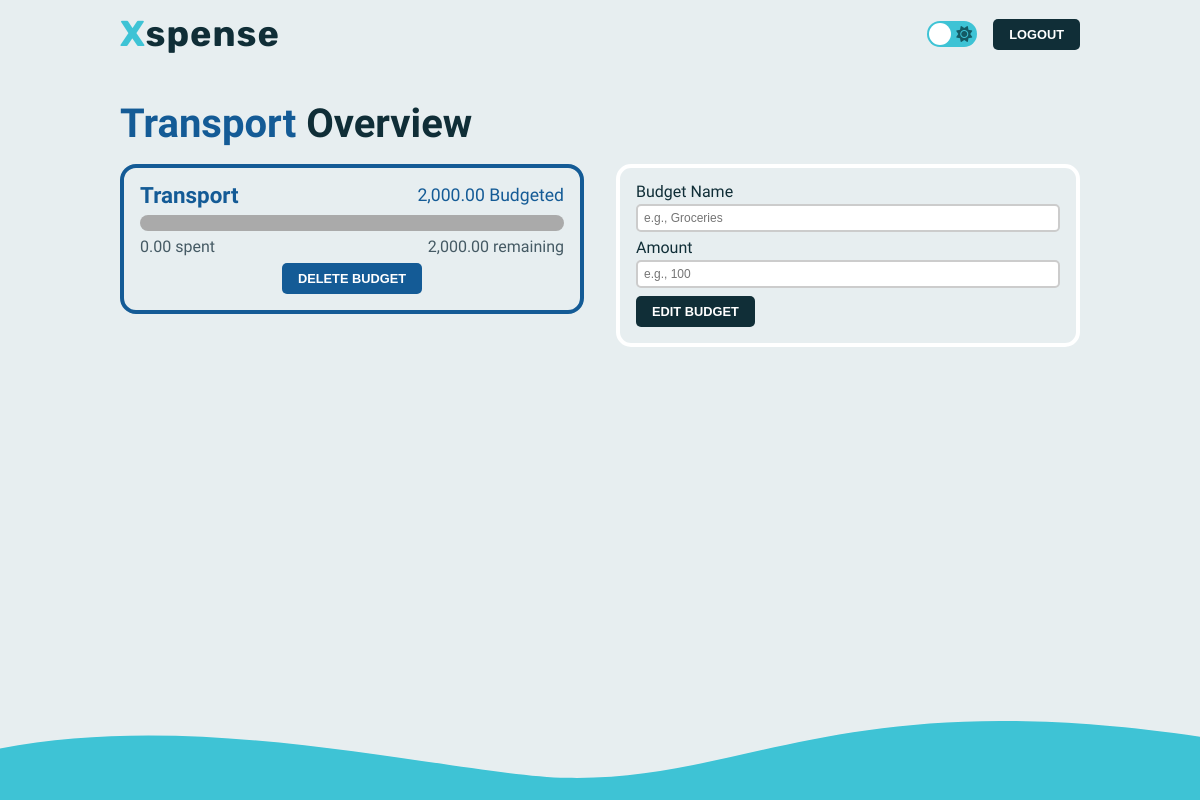
The page /budgets/Transport (signed in) on the database as committed earlier.
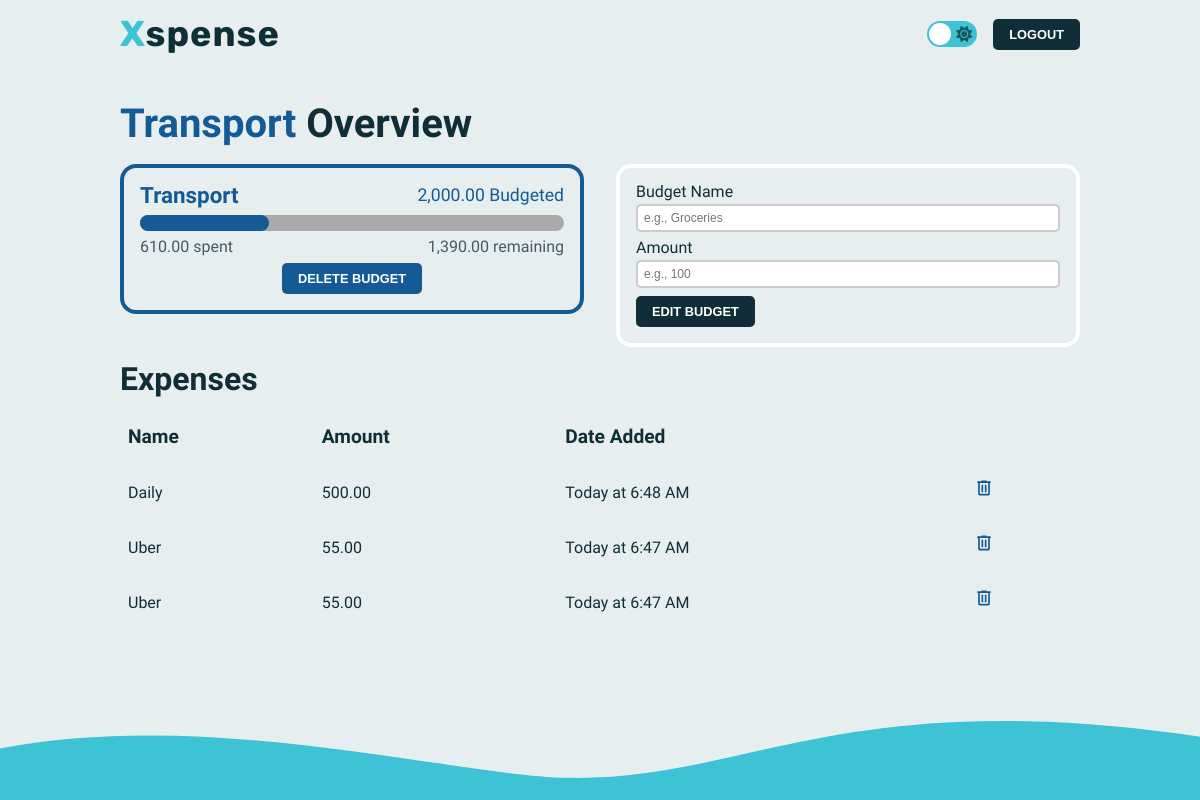
The same page on the database as committed later.
### models.py (models this page shows, shortened)
class Budget(db.Model, UserMixin):
    __tablename__ = "budget"
    id = db.Column(db.Integer, primary_key=True)
    name = db.Column(db.String(25), nullable=False)
    amount = db.Column(db.Float, nullable=False)
    spent = db.Column(db.Float, nullable=False, default=0)
    color = db.Column(db.String(9), nullable=False)
    date_added = db.Column(db.DateTime, default=datetime.utcnow)
    user_id = db.Column(db.Integer, db.ForeignKey("user.id"))
    expenses = db.relationship("Expense", backref="budget")

class Expense(db.Model, UserMixin):
    __tablename__ = "expense"
    id = db.Column(db.Integer, primary_key=True)
    name = db.Column(db.String(25), nullable=False)
    amount = db.Column(db.Float, nullable=False)
    date_added = db.Column(db.DateTime, default=datetime.utcnow)
    budget_id = db.Column(db.Integer, db.ForeignKey("budget.id"))
    user_id = db.Column(db.Integer, db.ForeignKey("user.id"))

### app.py (the view)
@app.route("/budgets/<name>")
@login_required
def budget_details(name):
    budget_form = BudgetForm()
    budget = Budget.query.filter_by(user_id=current_user.id).filter_by(name=name).first_or_404()
    return render_template(
        "details.html",
        budget=budget,
        budget_form=budget_form,
        curr_f=currency_formatter,
    )

### forms.py (shortened to what this page needs)
class BudgetForm(FlaskForm):
    name = StringField(
        "Budget Name",
        validators=[InputRequired(), length(min=3, max=13)],
        render_kw={"placeholder": "e.g., Groceries"},
    )
    amount = FloatField(
        "Amount",
        validators=[InputRequired()],
        render_kw={"placeholder": "e.g., 100"},
    )
    submit = SubmitField("Create Budget")

### app.py (called while the page is built)
@login_manager.user_loader
def load_user(user_id):
    return User.query.get(int(user_id))

### helpers.py (called while the page is built)
def currency_formatter(number):
    return "{:,.2f}".format(number)

### templates/details.html (shortened to what this page needs)
{% extends 'layout.html' %}
{% block header %}
<a href="/logout" ><button class="btn btn-small">logout</button></a>
{% endblock %}
{% block body %}
<div class="container dashboard">
  <h1 class="title"><span class="{{ budget.color }}">{{ budget.name }}</span> Overview</h1>
  <div class="create">
    <div class="budget-card {{ budget.color }}">
      <div class="row">
        <h3 class="sub-subtitle row-title {{ budget.color }}">{{ budget.name }}</h3>
        <p class="amount {{ budget.color }}">{{ curr_f(budget.amount) }} Budgeted</p>
      </div>
      <div class="row {{ budget.color }}">
        <progress max="{{ budget.amount }}" value="{{ budget.spent }}"></progress>
      </div>
      <div class="row progress-text">
        <small>{{ curr_f(budget.spent) }} spent</small>
        {% if budget.amount - budget.spent < 0 %}
        <small class="warn">{{  curr_f(budget.spent - budget.amount) }} overbudget</small>
        {% else %}
        <small>{{ curr_f(budget.amount - budget.spent) }} remaining</small>
        {% endif %}
      </div>
      <div class="row">
        <a href="/delete-budget/{{ budget.name }}"><button class="btn btn-small {{ budget.color }}">Delete Budget</button></a>
      </div>
    </div>
    <div class="card budget">
      <form action="/edit-budget" method="post" novalidate>
        <div class="form-control">
          {{ budget_form.name.label}}
          {{ budget_form.name(class="input")}}
        </div>
        <div class="form-control">
          {{ budget_form.amount.label}}
          {{ budget_form.amount(class="input")}}
        </div>
        <button class="btn btn-small">edit budget</button>
      </form>
    </div>
  </div>
  {% if budget.expenses %}
  <h2 class="subtitle">Expenses</h2>
  <table>
    <table>
      <tr>
        <th>Name</th>
        <th>Amount</th>
        <th>Date Added</th>
        <th></th>
      </tr>
        {% for expense in budget.expenses|reverse %}
          <tr>
            <td>{{ expense.name }}</td>
            <td>{{ curr_f(expense.amount) }}</td>
            <td>{{ moment(expense.date_added).calendar() }}</td>
            <td>
              <form action="/{{ budget.name }}/delete-expense" method="post">
                <button class="delete-expense" type="submit">
                  <svg
                    xmlns="http://www.w3.org/2000/svg"
                    height="20"
                    viewBox="0 -960 960 960"
                    width="24"
                    class="{{ budget.color }}"
                  >
                    <path
                      d="M280-120q-33 0-56.5-23.5T200-200v-520h-40v-80h200v-40h240v40h200v80h-40v520q0 33-23.5 56.5T680-120H280Zm400-600H280v520h400v-520ZM360-280h80v-360h-80v360Zm160 0h80v-360h-80v360ZM280-720v520-520Z"
                    />
                  </svg>
                </button>
              </form>
            </td>
          </tr>
      {% endfor %}
    </table>
    {% endif %}
</div>
{% endblock %}

Rows that differ between the two databases and show on the page:
changed Budget "Transport": spent "0.00" → "610.00"; curr_f(budget.amount-budget.spent) "2,000.00" → "1,390.00"
added Expense: name "Daily", amount "500.00", date_added "Today at 6:48 AM"
added Expense: name "Uber", amount "55.00", date_added "Today at 6:47 AM"
added Expense: name "Uber", amount "55.00", date_added "Today at 6:47 AM"
Other text that changed with them:
text now shown: "Expenses Name Amount Date Added"
